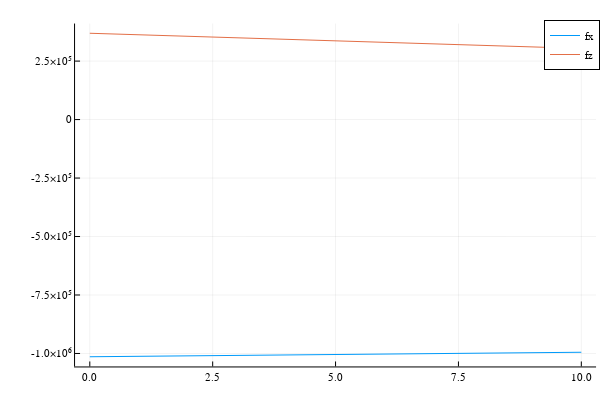

The notebook cell this image was saved under:
### Code cell
let p = data.truth.forces
    plot(p.time, p.f_thrust, label=["fx" "fz"])
end

### Figure 1 — Plotly figure (JSON) as saved in the notebook; plotly's stock layout.template omitted (floating-point values rounded to 4 significant figures; data arrays with more than 128 entries replaced by an {"elided": "..."} marker saying what was removed)
{"data": [{"colorbar": {"title": ""}, "legendgroup": "fx", "line": {"color": "rgba(0, 154, 250, 1.000)", "dash": "solid", "shape": "linear", "width": 1}, "mode": "lines", "name": "fx", "showlegend": true, "type": "scatter", "x": {"elided": "503 float values"}, "xaxis": "x", "y": {"elided": "503 float values"}, "yaxis": "y", "zmax": null, "zmin": null}, {"colorbar": {"title": ""}, "legendgroup": "fz", "line": {"color": "rgba(227, 111, 71, 1.000)", "dash": "solid", "shape": "linear", "width": 1}, "mode": "lines", "name": "fz", "showlegend": true, "type": "scatter", "x": {"elided": "503 float values"}, "xaxis": "x", "y": {"elided": "503 float values"}, "yaxis": "y", "zmax": null, "zmin": null}], "layout": {"annotations": [], "height": 400, "legend": {"bgcolor": "rgba(255, 255, 255, 1.000)", "bordercolor": "rgba(0, 0, 0, 1.000)", "borderwidth": 1, "font": {"color": "rgba(0, 0, 0, 1.000)", "family": "sans-serif", "size": 11}, "title": {"font": {"color": "rgba(0, 0, 0, 1.000)", "family": "sans-serif", "size": 15}, "text": ""}, "tracegroupgap": 0, "traceorder": "normal", "x": 1, "xanchor": "auto", "y": 1, "yanchor": "auto"}, "margin": {"b": 20, "l": 0, "r": 0, "t": 20}, "paper_bgcolor": "rgba(255, 255, 255, 1.000)", "plot_bgcolor": "rgba(255, 255, 255, 1.000)", "showlegend": true, "width": 600, "xaxis": {"anchor": "y", "domain": [0.1251, 0.9934], "gridcolor": "rgba(0, 0, 0, 0.100)", "gridwidth": 0.5, "linecolor": "rgba(0, 0, 0, 1.000)", "mirror": false, "range": [-0.3, 10.3], "showgrid": true, "showline": true, "showticklabels": true, "tickangle": 0, "tickcolor": "rgb(0, 0, 0)", "tickfont": {"color": "rgba(0, 0, 0, 1.000)", "family": "sans-serif", "size": 11}, "tickmode": "array", "ticks": "inside", "ticktext": ["0.0", "2.5", "5.0", "7.5", "10.0"], "tickvals": [0, 2.5, 5, 7.5, 10], "title": "", "titlefont": {"color": "rgba(0, 0, 0, 1.000)", "family": "sans-serif", "size": 15}, "type": "-", "visible": true, "zeroline": false, "zerolinecolor": "rgba(0, 0, 0, 1.000)"}, "yaxis": {"anchor": "x", "domain": [0.03762, 0.9902], "gridcolor": "rgba(0, 0, 0, 0.100)", "gridwidth": 0.5, "linecolor": "rgba(0, 0, 0, 1.000)", "mirror": false, "range": [-1056000.0, 410600.0], "showgrid": true, "showline": true, "showticklabels": true, "tickangle": 0, "tickcolor": "rgb(0, 0, 0)", "tickfont": {"color": "rgba(0, 0, 0, 1.000)", "family": "sans-serif", "size": 11}, "tickmode": "array", "ticks": "inside", "ticktext": ["-1.0×10⁶", "-7.5×10⁵", "-5.0×10⁵", "-2.5×10⁵", "0", "2.5×10⁵"], "tickvals": [-1000000, -750000, -500000, -250000, 0, 250000], "title": "", "titlefont": {"color": "rgba(0, 0, 0, 1.000)", "family": "sans-serif", "size": 15}, "type": "-", "visible": true, "zeroline": false, "zerolinecolor": "rgba(0, 0, 0, 1.000)"}}}
